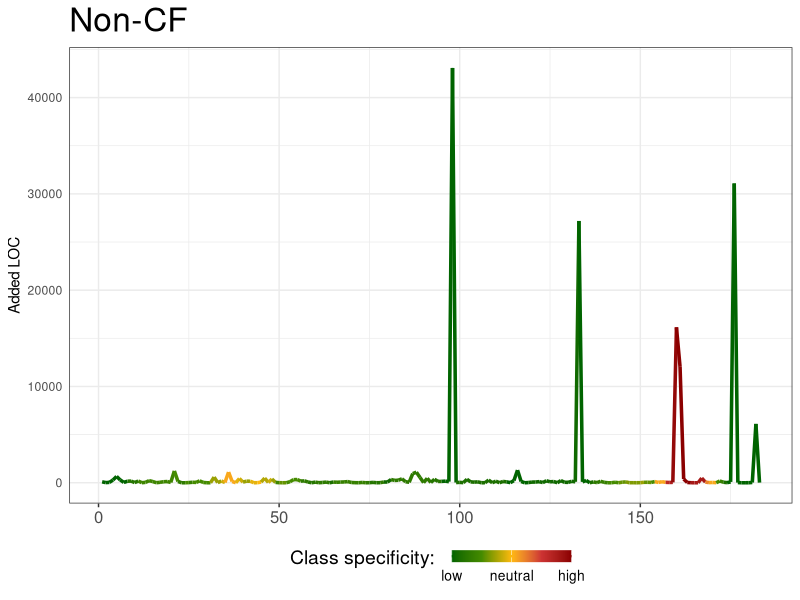
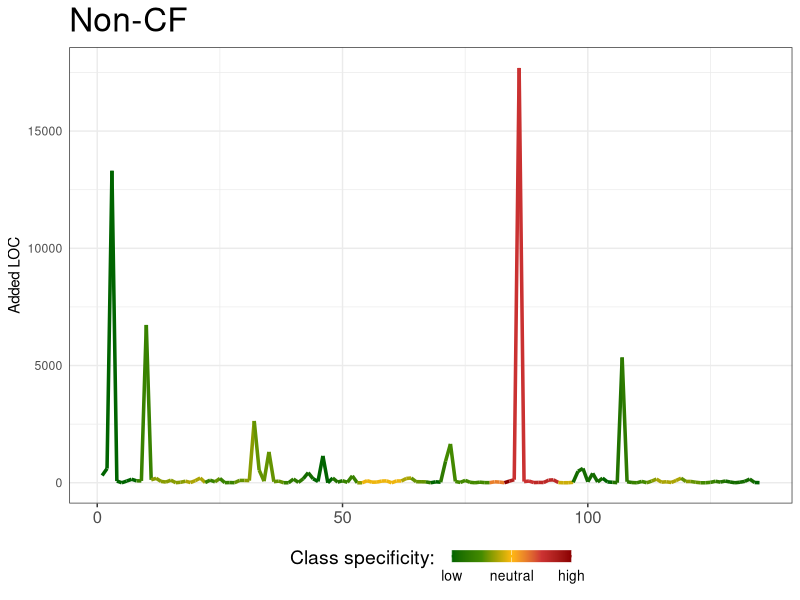
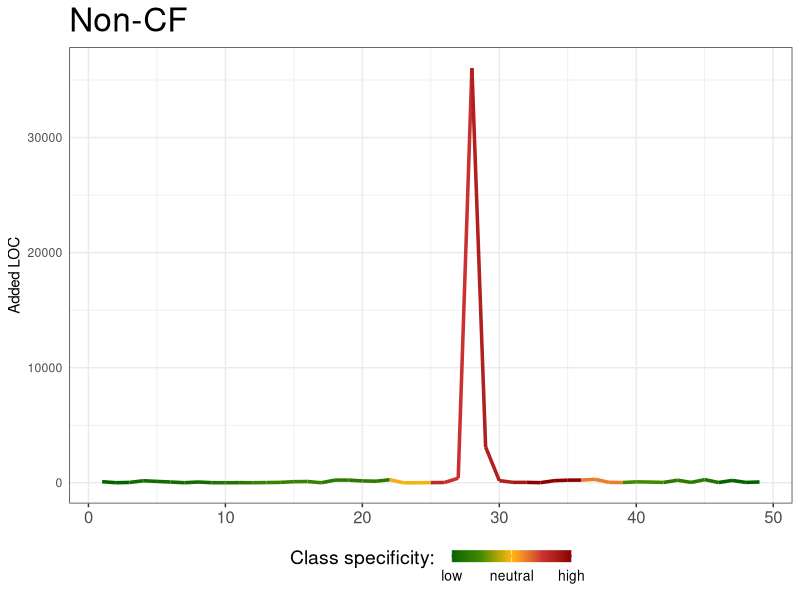
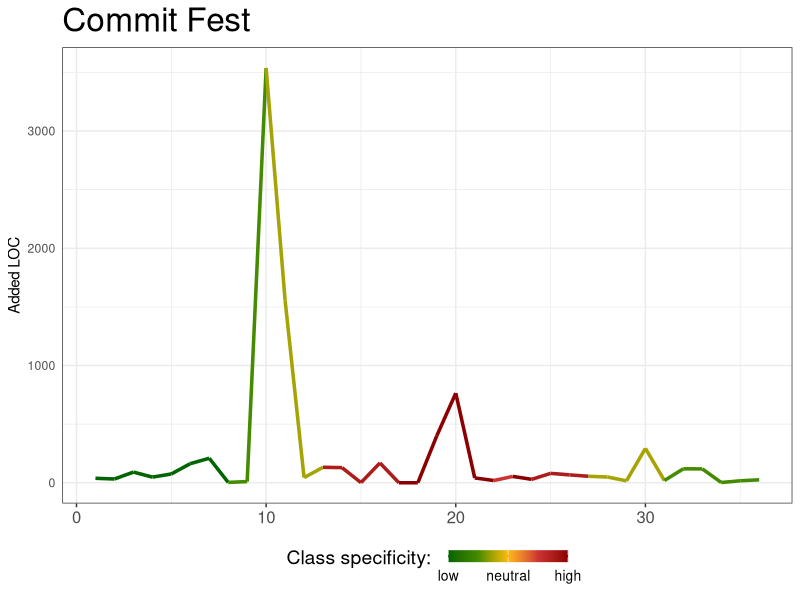
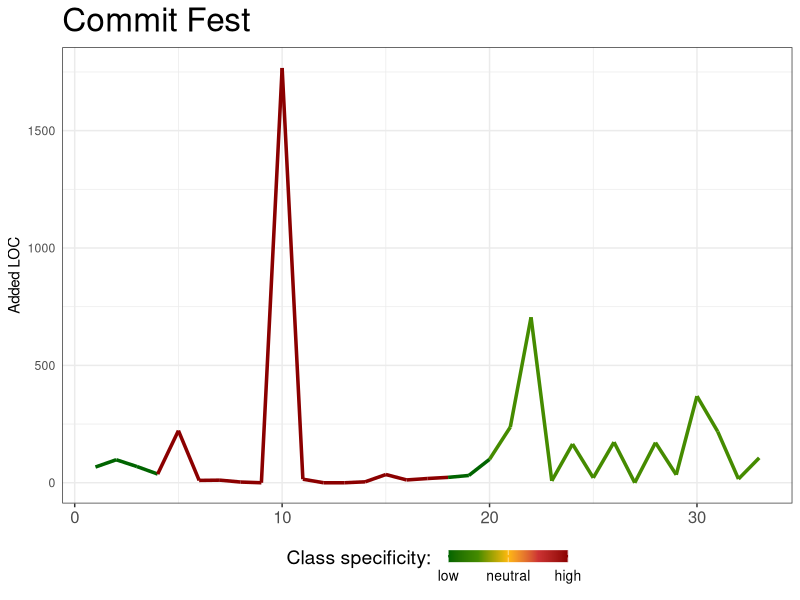
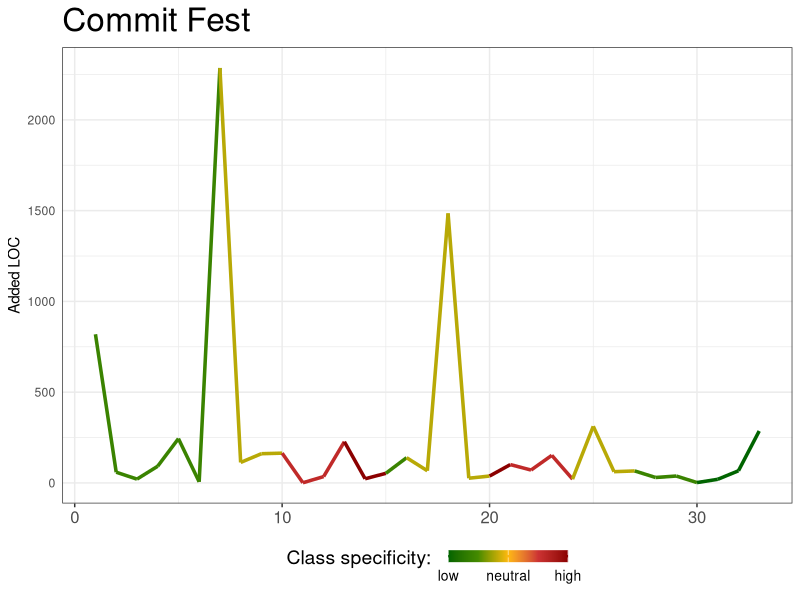
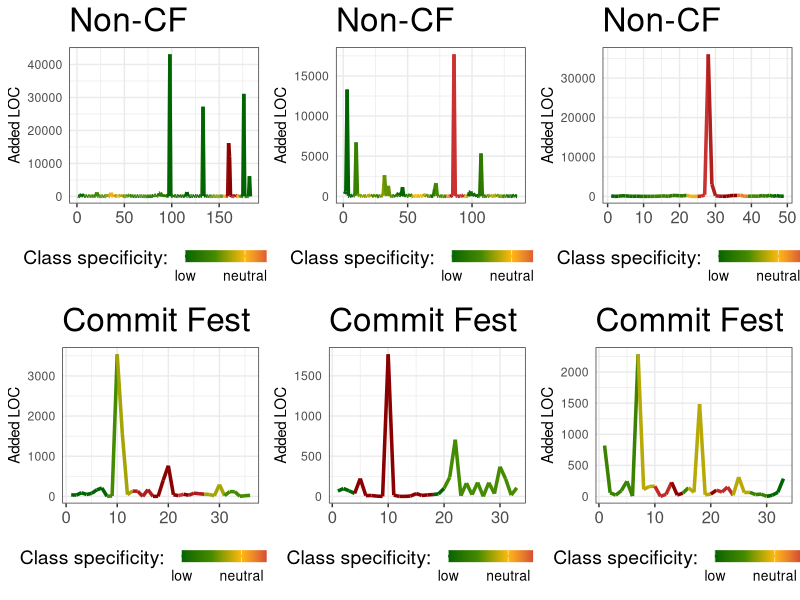
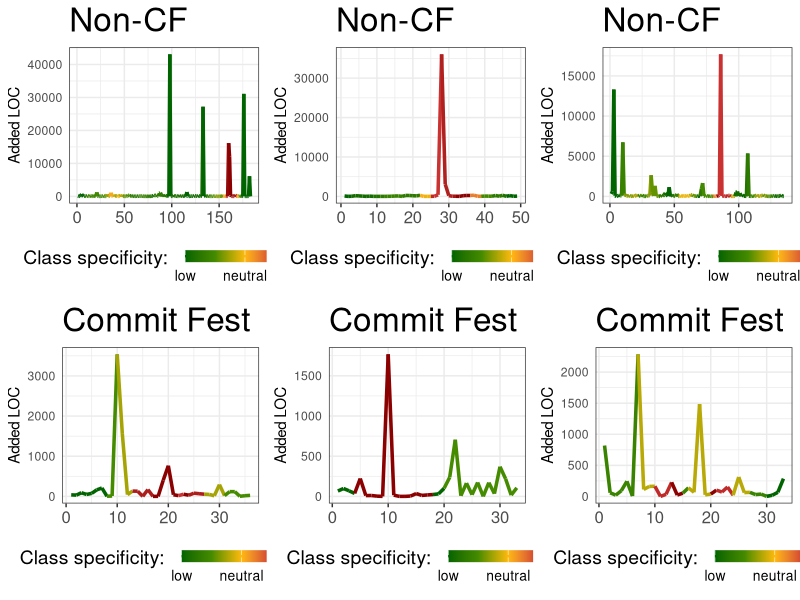

Recreate these plots in R, in order.
require(ggplot2)
require(Cairo)
require(reshape)
require(scales)
require(RColorBrewer)
require(grid)
library(gridExtra)
#
znorm <- function(ts){
  ts.mean <- mean(ts)
  ts.dev <- sd(ts)
  (ts - ts.mean)/ts.dev
}
#
#
#pattern="iihecccccccc"; weight=0.1063
#0: [97, 98], [-0.6478854, -0.64199155, -0.63818632, -0.63825875, -0.63834515, -0.63869741, -0.64304876, -0.64376789, -0.64504991, -0.64711823, -0.64915334, -0.65124584, -0.65729046, -0.66220082, -0.66123227, -0.66098661, -0.66156196, -0.66225552, -0.66191228, -0.66274039, -0.66093438, -0.66344985, -0.66219448, -0.6623359, -0.66171176, -0.66139185, -0.66140829, -0.66144719, -0.66037322, -0.65910828, -0.65974177, -0.65817648, -0.65839527, -0.65734763, -0.65851971, -0.6584864, -0.657366, -0.65435815, -0.65251819, -0.6513159, -0.64814481, -0.64733294, -0.64709792, -0.64486153, -0.64360412, -0.64349171, -0.64265061, -0.6420974, -0.64447929, -0.6488921, -0.65765851, -0.66120325, -0.64966432, -0.61016844, -0.53743483, -0.46503123, -0.35853483, -0.28313648, -0.17744604, 0.15824648, 0.35028455, 0.48241039, 0.60380734, 0.79710411, 0.98755132, 1.2037853, 1.4065415, 1.5962459, 1.7128307, 1.7788152, 1.7938492, 1.7971408, 1.8101928, 1.8206277, 1.8172235, 1.8316333, 1.8316333, 1.828965, 1.8453761, 1.8452577, 1.8458113, 1.8424932, 1.8353569, 1.8363734, 1.8406975, 1.8325128, 1.8317604, 1.8292355, 1.82239, 1.8137368, 1.8065749, 1.7817465, 1.7681708, 1.714996, 1.6361695, 1.5421009, 1.4168285, 1.295362, 1.1717134, 1.0294766, 0.83269526, 0.74873661, 0.48444394, 0.46799664, 0.13619262, -0.02096398, -0.24144559, -0.42927857, -0.54787937, -0.65770118, -0.74082076, -0.77535158, -0.78246083, -0.7692917, -0.74327798, -0.71938126, -0.69687714, -0.6863145, -0.67373867, -0.6683903, -0.66464289, -0.66411665, -0.66429579, -0.66119756, -0.65934631, -0.65258234, -0.64332472, -0.63886892, -0.63655838, -0.63317355, -0.63303697, -0.63300935, -0.63303406, -0.63521866, -0.63446965, -0.63579121, -0.63628253, -0.63539522, -0.63607448, -0.63755154, -0.63926427, -0.63971561, -0.63973452, -0.64018371, -0.6392345, -0.63939473, -0.64023111, -0.64042873, -0.63866571, -0.63865722]
#[2.0360672131928594, 2.0360672131928594, 2.0360672131928594, 2.0360672131928594, 2.0360672131928594, 2.0360672131928594, 2.0360672131928594, 2.0360672131928594, 2.0360672131928594, 2.0360672131928594, 2.0360672131928594, 2.0360672131928594, 2.0360672131928594, 2.0360672131928594, 2.0360672131928594, 2.0360672131928594, 2.0360672131928594, 2.0360672131928594, 2.0360672131928594, 2.0360672131928594, 2.0360672131928594, 2.0360672131928594, 2.0360672131928594, 2.0360672131928594, 2.0360672131928594, 2.0360672131928594, 2.0360672131928594, 2.0360672131928594, 2.0360672131928594, 2.0360672131928594, 2.0360672131928594, 2.0360672131928594, 0.0, 0.0, 0.0, 0.0, 0.0, 0.0, 0.0, 0.0, 0.0, 0.0, 0.0, 0.0, 0.0, 0.0, 0.0, 0.0, 0.0, 0.0, 0.0, 0.0, 0.0, 0.0, 0.0, 0.0, 0.0, 0.0, 0.0, 0.0, 0.0, 0.0, 0.0, 0.0, 0.0, 0.0, 0.0, 0.0, 0.0, 0.0, 0.0, 0.0, 0.0, 0.0, 0.0, 0.0, 0.0, 0.0, 0.0, 0.0, 0.0, 0.0, 0.0, 0.0, 0.0, 0.0, 0.0, 0.0, 0.0, 0.0, 0.0, 0.0, 0.0, 0.0, 0.0, 0.0, 0.0, 0.0, 0.0, 0.0, 0.0, 0.0, 0.0, 0.0, 0.0, 0.0, 0.0, 0.0, 0.0, 0.0, 0.0, 0.0, 0.0, 0.0, 0.0, 0.0, 0.0, 0.0, 0.0, 0.0, 0.0, 0.0, 0.0, 0.0, 0.0, 0.0, 0.0, 0.0, 0.0, 0.0, 0.0, 0.0, 0.0, 0.0, 0.0, 0.0, 0.0, 0.0, 0.0, 0.0, 0.0, 0.0, 0.0, 0.0, 0.0, 0.0, 0.0, 0.0, 0.0, 0.0]

plot_series=function(x,y,weight,title){
  dat=data.frame(x=x,y=as.vector(unlist(y)),col=rescale(weight))
  p <- ggplot(dat, aes(x,y,colour=col)) + geom_line(size=1.2) +
    ggtitle(title) + theme_bw() + ylab("Added LOC") + xlab("Days")+
    #scale_y_continuous(expand=c(0.01,0.01),breaks=seq(-1,1,1),labels=paste(seq(-1,1,1))) + 
    scale_colour_gradientn(name = "Class specificity:  ",limits=c(0,1),
                           colours=c("darkgreen","chartreuse4","darkgoldenrod1","brown3","darkred"),
                           breaks=c(0,0.5,1),labels=c("low","neutral","high"), 
                           guide = guide_colorbar(title.theme=element_text(size=14, angle=0),title.vjust=1,
                                                  barheight=0.6, barwidth=6, label.theme=element_text(size=10, angle=0))) +
    theme(legend.position="bottom",plot.title=element_text(size=24),
          axis.title.x=element_blank(), 
          #axis.title.y=element_blank(),
          axis.text.x=element_text(size=12),
          #axis.text.y=element_blank(),
          #panel.grid.major.y = element_blank(), panel.grid.minor.y = element_blank(),
          axis.ticks.y = element_blank(),axis.ticks.margin = unit(0.2, "cm"))
  p
}

series=c(96.0, 15.0, 37.0, 283.0, 659.0, 288.0, 38.0, 157.0, 174.0, 19.0, 176.0, 5.0, 39.0, 217.0, 128.0, 4.0, 45.0, 104.0, 127.0, 34.0, 1227.0, 128.0, 0.0, 0.0, 16.0, 49.0, 34.0, 196.0, 29.0, 0.0, 0.0, 584.0, 15.0, 182.0, 24.0, 1104.0, 132.0, 1.0, 437.0, 69.0, 165.0, 157.0, 1.0, 4.0, 69.0, 481.0, 35.0, 385.0, 34.0, 8.0, 0.0, 4.0, 111.0, 325.0, 328.0, 170.0, 194.0, 78.0, 0.0, 65.0, 6.0, 27.0, 69.0, 0.0, 74.0, 49.0, 71.0, 82.0, 122.0, 27.0, 8.0, 0.0, 33.0, 0.0, 6.0, 39.0, 0.0, 10.0, 77.0, 76.0, 335.0, 242.0, 263.0, 406.0, 108.0, 50.0, 950.0, 1097.0, 547.0, 17.0, 462.0, 29.0, 359.0, 134.0, 140.0, 168.0, 111.0, 43076.0, 21.0, 41.0, 9.0, 359.0, 92.0, 63.0, 95.0, 2.0, 3.0, 281.0, 1.0, 164.0, 3.0, 136.0, 89.0, 14.0, 220.0, 1311.0, 131.0, 0.0, 20.0, 69.0, 73.0, 115.0, 20.0, 205.0, 97.0, 124.0, 4.0, 222.0, 49.0, 40.0, 147.0, 99.0, 27186.0, 91.0, 238.0, 0.0, 89.0, 12.0, 149.0, 39.0, 0.0, 0.0, 52.0, 0.0, 59.0, 87.0, 2.0, 5.0, 0.0, 8.0, 47.0, 50.0, 33.0, 121.0, 32.0, 108.0, 46.0, 30.0, 40.0, 16144.0, 12036.0, 380.0, 28.0, 4.0, 0.0, 0.0, 482.0, 73.0, 15.0, 31.0, 5.0, 183.0, 56.0, 10.0, 84.0, 31082.0, 18.0, 0.0, 0.0, 2.0, 26.0, 6113.0, 14.0)
weight=c(0.0, 0.0, 0.0, 0.0, 0.0, 0.0, 0.0, 0.15113781655796346, 0.15113781655796346, 0.15113781655796346, 0.3022756331159269, 0.3022756331159269, 0.3022756331159269, 0.3022756331159269, 0.3022756331159269, 0.3022756331159269, 0.3022756331159269, 0.3022756331159269, 0.3022756331159269, 0.3022756331159269, 0.35265490530191473, 0.2015170887439513, 0.2015170887439513, 0.3526549053019148, 0.2518963609299391, 0.3526549053019148, 0.3526549053019148, 0.3526549053019148, 0.3526549053019148, 0.3526549053019148, 0.5037927218598782, 0.5037927218598782, 0.5037927218598782, 0.6045512662318538, 0.7556890827898174, 0.7556890827898174, 0.7556890827898174, 0.6549305384178418, 0.6045512662318538, 0.5037927218598782, 0.5037927218598782, 0.6549305384178417, 0.6549305384178417, 0.7053098106038295, 0.554171994045866, 0.554171994045866, 0.6045512662318538, 0.5037927218598782, 0.302275633115927, 0.4030341774879026, 0.4030341774879026, 0.3526549053019148, 0.3526549053019148, 0.3526549053019148, 0.3526549053019148, 0.2015170887439513, 0.2015170887439513, 0.1511378165579635, 0.1511378165579635, 0.2015170887439513, 0.2015170887439513, 0.2015170887439513, 0.2015170887439513, 0.10075854437197565, 0.2518963609299391, 0.2518963609299391, 0.2518963609299391, 0.2518963609299391, 0.2518963609299391, 0.2518963609299391, 0.2518963609299391, 0.2518963609299391, 0.2518963609299391, 0.2015170887439513, 0.15113781655796346, 0.15113781655796346, 0.15113781655796346, 0.2015170887439513, 0.050379272185987825, 0.050379272185987825, 0.2015170887439513, 0.2015170887439513, 0.2015170887439513, 0.2015170887439513, 0.2015170887439513, 0.2015170887439513, 0.2015170887439513, 0.2015170887439513, 0.2015170887439513, 0.2015170887439513, 0.2015170887439513, 0.15113781655796346, 0.15113781655796346, 0.15113781655796346, 0.0, 0.0, 0.0, 0.0, 0.10075854437197565, 0.10075854437197565, 0.10075854437197565, 0.10075854437197565, 0.10075854437197565, 0.10075854437197565, 0.10075854437197565, 0.10075854437197565, 0.10075854437197565, 0.10075854437197565, 0.10075854437197565, 0.10075854437197565, 0.10075854437197565, 0.10075854437197565, 0.0, 0.0, 0.0, 0.0, 0.0, 0.0, 0.050379272185987825, 0.050379272185987825, 0.050379272185987825, 0.050379272185987825, 0.050379272185987825, 0.050379272185987825, 0.050379272185987825, 0.050379272185987825, 0.050379272185987825, 0.050379272185987825, 0.050379272185987825, 0.050379272185987825, 0.050379272185987825, 0.050379272185987825, 0.0, 0.0, 0.0, 0.10075854437197565, 0.2015170887439513, 0.2015170887439513, 0.25189636092993917, 0.25189636092993917, 0.3526549053019148, 0.3526549053019148, 0.3526549053019148, 0.4030341774879026, 0.4030341774879026, 0.4534134496738904, 0.4534134496738904, 0.4534134496738904, 0.4534134496738904, 0.5037927218598782, 0.4030341774879026, 0.4030341774879026, 0.3526549053019148, 0.7556890827898173, 0.7556890827898173, 0.7556890827898173, 1.15872326027772, 1.209102532463708, 1.3602403490216715, 1.4106196212076594, 1.4106196212076594, 1.4106196212076594, 1.4106196212076594, 1.2594818046496958, 1.2594818046496958, 1.2594818046496958, 1.2594818046496958, 0.856447627161793, 0.7556890827898173, 0.7556890827898173, 0.3526549053019148, 0.2518963609299391, 0.10075854437197565, 0.0, 0.0, 0.0, 0.0, 0.0, 0.0, 0.0, 0.0, 0.0, 0.0)
c1 <- plot_series(c(1:length(series)), series, weight, "Non-CF")
c1

series=c(309.0, 605.0, 13307.0, 72.0, 0.0, 71.0, 149.0, 82.0, 78.0, 6731.0, 125.0, 190.0, 57.0, 30.0, 110.0, 2.0, 21.0, 66.0, 10.0, 92.0, 202.0, 10.0, 110.0, 40.0, 183.0, 4.0, 8.0, 3.0, 99.0, 98.0, 92.0, 2636.0, 542.0, 67.0, 1316.0, 46.0, 70.0, 1.0, 0.0, 158.0, 16.0, 173.0, 430.0, 169.0, 56.0, 1145.0, 0.0, 201.0, 28.0, 85.0, 20.0, 293.0, 0.0, 0.0, 87.0, 25.0, 28.0, 72.0, 79.0, 0.0, 76.0, 77.0, 183.0, 201.0, 45.0, 42.0, 38.0, 0.0, 40.0, 24.0, 917.0, 1656.0, 56.0, 14.0, 101.0, 19.0, 0.0, 25.0, 5.0, 4.0, 41.0, 28.0, 2.0, 69.0, 129.0, 17692.0, 49.0, 72.0, 7.0, 15.0, 11.0, 111.0, 124.0, 9.0, 0.0, 1.0, 18.0, 489.0, 612.0, 43.0, 400.0, 36.0, 196.0, 36.0, 19.0, 3.0, 5344.0, 42.0, 10.0, 0.0, 57.0, 1.0, 69.0, 157.0, 25.0, 42.0, 12.0, 98.0, 195.0, 54.0, 55.0, 21.0, 0.0, 0.0, 17.0, 63.0, 28.0, 73.0, 32.0, 0.0, 22.0, 59.0, 156.0, 9.0, 5.0)
weight=c(0.0, 0.0, 0.0, 0.0, 0.0, 0.0, 0.0, 0.2015170887439513, 0.2015170887439513, 0.2015170887439513, 0.3526549053019148, 0.3526549053019148, 0.3526549053019148, 0.3526549053019148, 0.3526549053019148, 0.3526549053019148, 0.3526549053019148, 0.4030341774879026, 0.4030341774879026, 0.4030341774879026, 0.4030341774879026, 0.2015170887439513, 0.2015170887439513, 0.3022756331159269, 0.2015170887439513, 0.2015170887439513, 0.2015170887439513, 0.302275633115927, 0.302275633115927, 0.3526549053019148, 0.3526549053019148, 0.302275633115927, 0.302275633115927, 0.302275633115927, 0.302275633115927, 0.302275633115927, 0.302275633115927, 0.2015170887439513, 0.1511378165579635, 0.1511378165579635, 0.1511378165579635, 0.050379272185987825, 0.050379272185987825, 0.0, 0.0, 0.0, 0.0, 0.10075854437197565, 0.10075854437197565, 0.2015170887439513, 0.2015170887439513, 0.2015170887439513, 0.3526549053019148, 0.5037927218598782, 0.5037927218598782, 0.5037927218598782, 0.5037927218598782, 0.5037927218598782, 0.5037927218598782, 0.5037927218598782, 0.5037927218598782, 0.4030341774879026, 0.4030341774879026, 0.3022756331159269, 0.3022756331159269, 0.3022756331159269, 0.15113781655796346, 0.0, 0.0, 0.15113781655796346, 0.2518963609299391, 0.2518963609299391, 0.2518963609299391, 0.2518963609299391, 0.2518963609299391, 0.2518963609299391, 0.2518963609299391, 0.2518963609299391, 0.2518963609299391, 0.6549305384178417, 0.6549305384178417, 0.6549305384178417, 1.0579647159057444, 0.9068268993477808, 0.8060683549758052, 0.8060683549758052, 0.8060683549758052, 0.8060683549758052, 0.856447627161793, 0.856447627161793, 0.856447627161793, 0.856447627161793, 0.856447627161793, 0.4534134496738904, 0.4534134496738904, 0.4534134496738904, 0.050379272185987825, 0.050379272185987825, 0.050379272185987825, 0.050379272185987825, 0.050379272185987825, 0.050379272185987825, 0.0, 0.0, 0.10075854437197565, 0.10075854437197565, 0.1511378165579635, 0.1511378165579635, 0.2015170887439513, 0.2015170887439513, 0.2518963609299391, 0.3022756331159269, 0.35265490530191473, 0.40303417748790255, 0.40303417748790255, 0.40303417748790255, 0.40303417748790255, 0.40303417748790255, 0.3022756331159269, 0.35265490530191473, 0.3022756331159269, 0.3022756331159269, 0.2518963609299391, 0.2518963609299391, 0.2015170887439513, 0.1511378165579635, 0.10075854437197565, 0.050379272185987825, 0.050379272185987825, 0.050379272185987825, 0.050379272185987825, 0.050379272185987825, 0.050379272185987825, 0.0, 0.0)
c2 <- plot_series(c(1:length(series)), series, weight, "Non-CF")
c2

series=c(93.0, 4.0, 29.0, 176.0, 117.0, 63.0, 3.0, 63.0, 8.0, 3.0, 8.0, 4.0, 17.0, 31.0, 94.0, 108.0, 3.0, 233.0, 229.0, 161.0, 134.0, 265.0, 0.0, 0.0, 12.0, 22.0, 396.0, 36046.0, 3109.0, 183.0, 33.0, 33.0, 8.0, 180.0, 226.0, 231.0, 297.0, 34.0, 20.0, 78.0, 59.0, 30.0, 224.0, 30.0, 274.0, 21.0, 202.0, 29.0, 67.0)
weight=c(0.0, 0.0, 0.050379272185987825, 0.050379272185987825, 0.050379272185987825, 0.050379272185987825, 0.050379272185987825, 0.050379272185987825, 0.10075854437197565, 0.10075854437197565, 0.1511378165579635, 0.2015170887439513, 0.2015170887439513, 0.2015170887439513, 0.2015170887439513, 0.2015170887439513, 0.1511378165579635, 0.1511378165579635, 0.1511378165579635, 0.1511378165579635, 0.1511378165579635, 0.554171994045866, 0.5037927218598782, 0.5037927218598782, 0.856447627161793, 0.8060683549758052, 0.8060683549758052, 0.9068268993477808, 0.9068268993477808, 0.9068268993477808, 0.9572061715337686, 1.0579647159057444, 1.0579647159057444, 1.0579647159057444, 1.0579647159057444, 0.6549305384178417, 0.6549305384178417, 0.6549305384178417, 0.25189636092993917, 0.25189636092993917, 0.25189636092993917, 0.1511378165579635, 0.1511378165579635, 0.1511378165579635, 0.10075854437197565, 0.0, 0.0, 0.0, 0.0)
c3 <- plot_series(c(1:length(series)), series, weight, "Non-CF")
c3
#
series=c(38.0, 32.0, 91.0, 48.0, 75.0, 163.0, 209.0, 3.0, 10.0, 3538.0, 1556.0, 44.0, 132.0, 129.0, 1.0, 169.0, 0.0, 0.0, 401.0, 764.0, 41.0, 19.0, 54.0, 29.0, 80.0, 67.0, 55.0, 49.0, 16.0, 293.0, 19.0, 119.0, 118.0, 2.0, 17.0, 25.0)
weight=c(0.0, 0.0, 0.0, 0.0, 0.0, 0.0, 0.0, 0.18983159915049974, 0.18983159915049974, 0.2847473987257496, 0.2847473987257496, 0.2847473987257496, 0.6644105970267491, 0.6644105970267491, 0.6644105970267491, 0.6644105970267491, 0.759326396601999, 0.759326396601999, 0.759326396601999, 0.759326396601999, 0.759326396601999, 0.5694947974514992, 0.759326396601999, 0.6644105970267491, 0.6644105970267491, 0.6644105970267491, 0.2847473987257496, 0.2847473987257496, 0.2847473987257496, 0.2847473987257496, 0.18983159915049974, 0.18983159915049974, 0.18983159915049974, 0.18983159915049974, 0.18983159915049974, 0.18983159915049974)
p1 <- plot_series(c(1:length(series)), series, weight, "Commit Fest")
p1

series=c(67.0, 98.0, 69.0, 37.0, 222.0, 10.0, 11.0, 3.0, 0.0, 1767.0, 15.0, 0.0, 0.0, 4.0, 35.0, 12.0, 18.0, 23.0, 31.0, 100.0, 237.0, 705.0, 8.0, 165.0, 21.0, 173.0, 0.0, 171.0, 34.0, 369.0, 218.0, 16.0, 106.0)
weight=c(0.0, 0.0, 0.0, 0.3796631983009995, 0.3796631983009995, 0.3796631983009995, 0.3796631983009995, 0.3796631983009995, 0.3796631983009995, 0.3796631983009995, 0.3796631983009995, 0.3796631983009995, 0.3796631983009995, 0.3796631983009995, 0.3796631983009995, 0.3796631983009995, 0.3796631983009995, 0.0, 0.0, 0.09491579957524987, 0.09491579957524987, 0.09491579957524987, 0.09491579957524987, 0.09491579957524987, 0.09491579957524987, 0.09491579957524987, 0.09491579957524987, 0.09491579957524987, 0.09491579957524987, 0.09491579957524987, 0.09491579957524987, 0.09491579957524987, 0.09491579957524987)
p2 <- plot_series(c(1:length(series)), series, weight, "Commit Fest")
p2

series=c(819.0, 59.0, 21.0, 92.0, 244.0, 6.0, 2286.0, 113.0, 161.0, 164.0, 1.0, 35.0, 227.0, 23.0, 53.0, 139.0, 67.0, 1485.0, 26.0, 38.0, 101.0, 71.0, 152.0, 21.0, 312.0, 62.0, 66.0, 30.0, 38.0, 2.0, 20.0, 67.0, 286.0)
weight=c(0.3796631983009995, 0.3796631983009995, 0.3796631983009995, 0.3796631983009995, 0.3796631983009995, 0.3796631983009995, 0.47457899787624935, 0.47457899787624935, 0.47457899787624935, 0.6644105970267491, 0.6644105970267491, 0.6644105970267491, 0.759326396601999, 0.759326396601999, 0.3796631983009995, 0.47457899787624935, 0.47457899787624935, 0.47457899787624935, 0.47457899787624935, 0.759326396601999, 0.6644105970267491, 0.6644105970267491, 0.6644105970267491, 0.47457899787624935, 0.47457899787624935, 0.47457899787624935, 0.3796631983009995, 0.3796631983009995, 0.3796631983009995, 0.2847473987257496, 0.2847473987257496, 0.2847473987257496, 0.2847473987257496)
p3 <- plot_series(c(1:length(series)), series, weight, "Commit Fest")
p3
#
require(gridExtra)
grid.arrange(c1, c2, c3,
             p1, p2, p3, ncol=3)

Cairo(width = 1300, height = 600, 
      file="figures/postgre_cf_patterns", 
      type="ps", pointsize=9, 
      bg = "transparent", canvas = "white", units = "px", dpi = 82)
print(grid.arrange(c1, c3, c2,p1, p2, p3, ncol=3))
dev.off()
